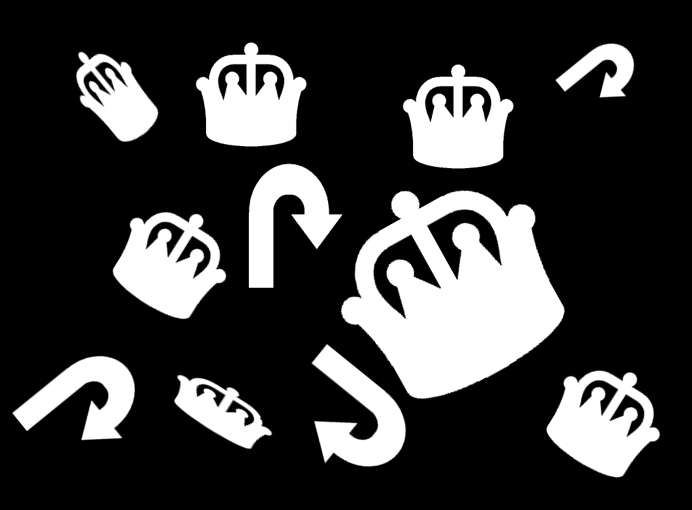
#> input picture Practice/shapes_crowns_arrows.png, 692 x 510 px
$ python 12_03_b_shape_matching_components_extended.py   (older library calls are emulated)
#> lines starting #> are read from the running program, lines starting #| are printed output that depends on the picture; after the words box and inside, x2 and y2 are one past the last pixel; in counts of white or black regions, pixels touching at a corner belong together

import numpy as np
import cv2

# https://www.pyimagesearch.com/2014/10/27/opencv-shape-descriptor-hu-moments-example/
# https://docs.opencv.org/4.10.0/d3/dc0/group__imgproc__shape.html#gaf2b97a230b51856d09a2d934b78c015f

component_selected = False
component_selection_string = 'First, select a reference shape for comparison by right-clicking on it!'
component_compare_string = 'Left mouse button: select components for comparison.\n' \
                           'Right mouse button: select a new reference component.'


# [75 lines left out: functions initialize_component_shape, mouse_click, not called in this run]


im_gray = cv2.imread('shapes_crowns_arrows.png', cv2.IMREAD_GRAYSCALE)
#> im_gray is the input picture: shape (510, 692); min 0, max 255, mean 58.5
# im_gray = cv2.imread('FrenchCardsShapes.png', cv2.IMREAD_GRAYSCALE)
# im_gray = cv2.imread('FCards_01_rs.jpg', cv2.IMREAD_GRAYSCALE)
# im_gray = cv2.imread('FCards_02_rs.jpg', cv2.IMREAD_GRAYSCALE)
im_pattern_component = np.ndarray(im_gray.shape, np.uint8)

val_thresh = 150  # shapes_crowns_arrows.png esetén
# val_thresh = 100  # FrenchCardShapes.png, FCards_01_rs.jpg, és FCards_02_rs.jpg esetén

if val_thresh < 128:
    _, im_th = cv2.threshold(im_gray, val_thresh, 255, cv2.THRESH_BINARY_INV)
else:
    _, im_th = cv2.threshold(im_gray, val_thresh, 255, cv2.THRESH_BINARY)
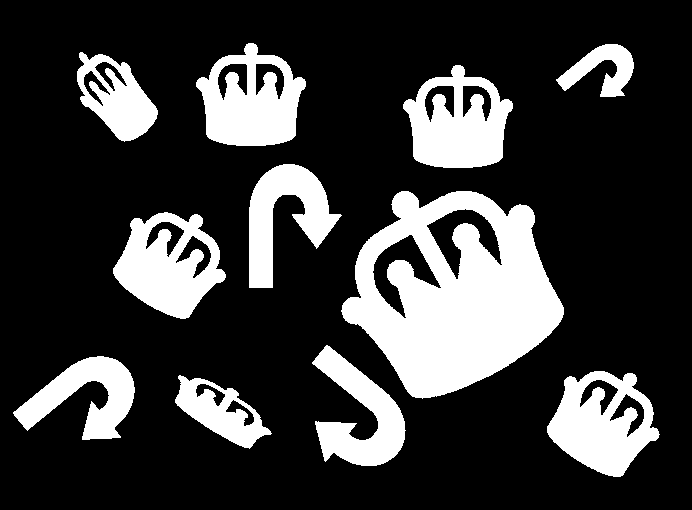
#> im_th: shape (510, 692); 22.7% white; 11 white regions, largest, box (x1, y1, x2, y2) and area: (341, 191, 564, 399) 27582, (113, 212, 226, 319) 7063, (196, 43, 306, 146) 7059

num_comp, im_labels, stats, centroids = cv2.connectedComponentsWithStats(im_th, None, 8, cv2.CV_16U)
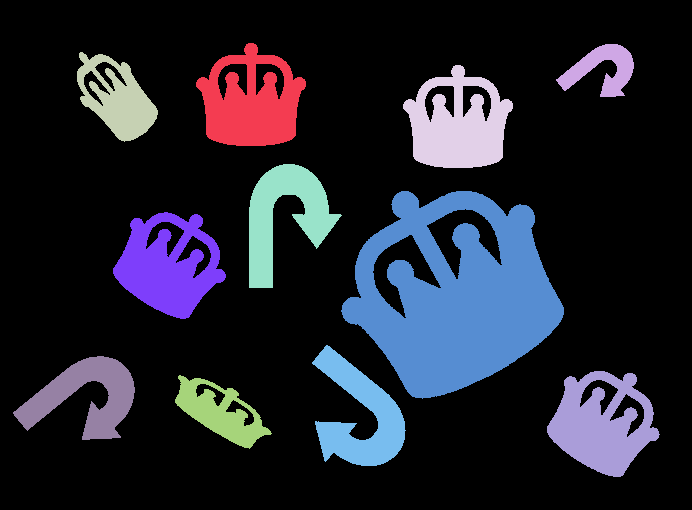
#> im_labels: shape (510, 692) int32; 12 distinct labels, from 0 to 11; one colour per label, 0 black
#> num_comp = 12; stats = [[0, 0, 692, 510, 272672], [196, 43, 110, 103, 7059], [556, 44, 78, 53, 1957], [77, 52, 81, 90, 3838], [403, 65, 110, 103, 7059], [249, 164, 93, 124, 5339], [341, 191, 223, 208, 27582], [113, 212, 113, 107, 7063], [312, 345, 94, 121, 5318], [13, 356, 122, 84, 4798], [547, 371, 113, 106, 7056], [175, 375, 97, 74, 3179]]; centroids = [[340.2, 249.7], [250.7, 102.5], [602.1, 69], [117.2, 98.79], [457.7, 124.5], [283.9, 215.9], [455.7, 296.2], [167.5, 265.9], [359.5, 416], [85.33, 396.1], [601.2, 424.3], [219.6, 412.1]]

print('Number of components:', num_comp)
#| Number of components: 12
print(component_selection_string)

im_labels_norm = cv2.normalize(im_labels, None, 0, 65535, cv2.NORM_MINMAX, cv2.CV_16U)
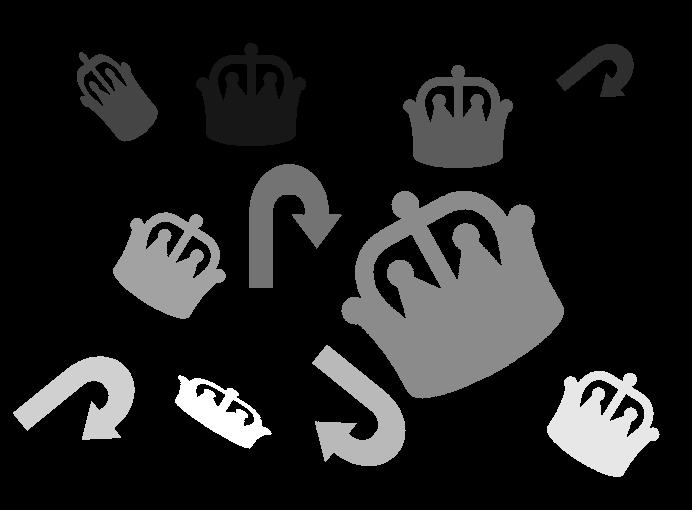
#> im_labels_norm: shape (510, 692) uint16; min 0, max 65535, mean 8163.9; drawn with min black and max white
_, im_labels_norm_thresh = cv2.threshold(im_labels_norm, 0, 65535, cv2.THRESH_BINARY)
cv2.imshow('Labels', im_labels_norm_thresh)
im_comp = np.ndarray(im_gray.shape, np.uint8)
cv2.setMouseCallback('Labels', mouse_click)
cv2.waitKey(0)

cv2.destroyAllWindows()
